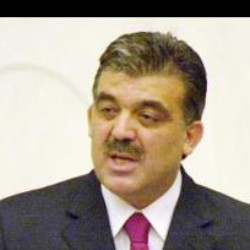
#> input picture project-3/dataset/LFW_Test/Abdullah_Gul/Abdullah_Gul_0001.jpg, 250 x 250 px; its folder holds only this picture in this run
$ python task_three.py
#> lines starting #> are read from the running program, lines starting #| are printed output that depends on the picture
import os
import numpy as np
from PIL import Image
import matplotlib.pyplot as plt

IMAGE_DIR = 'dataset/LFW_Test'  #'training-images'
MODE = 'Train'
DEFAULT_SIZE = [250, 250]

def read_images(image_path=IMAGE_DIR, default_size=DEFAULT_SIZE, mode=MODE):
#> called with image_path = 'dataset/LFW_Test', mode = 'Train'
    images = []
    images_names = []
    image_dirs = [image for image in os.listdir(image_path) if not image.startswith('.')]
    for image_dir in image_dirs:
        dir_path = os.path.join(image_path, image_dir)
        image_names = [image for image in os.listdir(dir_path) if not image.startswith('.')]
        counter = 0;
        for image_name in image_names:
            # in training faces we pick only the first 5
            if mode == 'Train':
                if counter < 5:

                    image = Image.open (os.path.join(dir_path, image_name))
#> image is the input picture: PIL image 250x250 RGB; mean R, G, B 167.3, 156, 142.1
                    image = image.convert ("L")
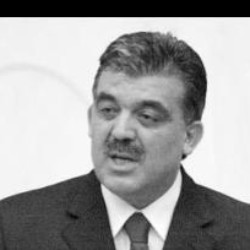
#> image: PIL image 250x250 L; min 0, max 255, mean 157.8
                    # resize to given size (if given )
                    if (default_size is not None ):
                        image = image.resize (default_size , Image.LANCZOS )
                    images.append(np.asarray (image , dtype =np. uint8 ))
                    images_names.append(image_dir)
            else:

                if counter > 4:
                    image = Image.open (os.path.join(dir_path, image_name))
                    image = image.convert ("L")
                    # resize to given size (if given )
                    if (default_size is not None ):
                        image = image.resize (default_size , Image.LANCZOS )
                    images.append(np.asarray (image , dtype =np. uint8 ))
                    images_names.append(image_dir)

            counter+=1
#> pass 2 of the loop in read_images, `for image_dir in image_dirs:`:
#> image_names = ['Arnold_Schwarzenegger_0006.jpg']
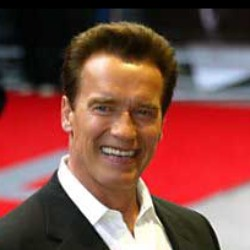
#> input picture project-3/dataset/LFW_Test/Arnold_Schwarzenegger/Arnold_Schwarzenegger_0006.jpg, 250 x 250 px
#> in read_images, image is the input picture: PIL image 250x250 RGB; mean R, G, B 129.8, 75.8, 68.5
#> in read_images, `image = image.convert ("L")`:
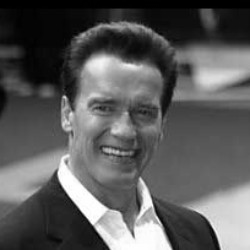
#> image: PIL image 250x250 L; min 0, max 255, mean 91.1
    return [images,images_names]

def as_row_matrix (X):
    if len (X) == 0:
        return np. array ([])
    mat = np. empty ((0 , X [0].size ), dtype =X [0]. dtype )
    for row in X:
        mat = np.vstack(( mat , np.asarray( row ).reshape(1 , -1))) # 1 x r*c
    return mat

[X, y] = read_images()
#> X = 2 items; y = ['Abdullah_Gul', 'Arnold_Schwarzenegger']
average_weight_matrix = np.reshape(as_row_matrix(X).mean( axis =0), X[0].shape)
#> the loop in as_row_matrix, `for row in X:` made 2 passes
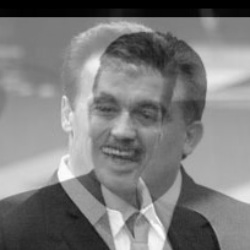
#> average_weight_matrix: shape (250, 250) float64; min 0, max 253, mean 124.5
#> the loop in as_row_matrix (call 2), `for row in X:` made 2 passes
plt.imshow(average_weight_matrix, cmap=plt.cm.gray)
plt.title("Mean Face")
plt.show()


def get_number_of_components_to_preserve_variance(eigenvalues, variance=.95):
    for ii, eigen_value_cumsum in enumerate(np.cumsum(eigenvalues) / np.sum(eigenvalues)):
        if eigen_value_cumsum > variance:
            return ii
def pca (X, y, num_components =0):
#> called with X = array of shape (2, 62500), num_components = 0
    [n,d] = X.shape
#> n = 2; d = 62500
    if ( num_components <= 0) or ( num_components >n):
        num_components = n
#> num_components = 2
        mu = X.mean( axis =0)
        X = X - mu
    if n>d:
        C = np.dot(X.T,X) # Covariance Matrix
        [ eigenvalues , eigenvectors ] = np.linalg.eigh(C)
    else :
        C = np.dot (X,X.T) # Covariance Matrix
#> C = [[245676891, -245676891], [-245676891, 245676891]]
        [ eigenvalues , eigenvectors ] = np.linalg.eigh(C)
#> eigenvalues = [0, 491353782]; eigenvectors = [[-0.707, -0.707], [-0.707, 0.707]]
        eigenvectors = np.dot(X.T, eigenvectors )
#> eigenvectors = 62500 pairs, first value -6.88e-15 to 7.11e-15, second value -172.5 to 157.7
        for i in range (n):
            eigenvectors [:,i] = eigenvectors [:,i]/ np.linalg.norm( eigenvectors [:,i])
#> after the loop, eigenvectors = 62500 pairs, first value -0.0131 to 0.0135, second value -0.00778 to 0.00711
    # sort eigenvectors descending by their eigenvalue
    idx = np.argsort (- eigenvalues )
#> idx = [1, 0]
    eigenvalues = eigenvalues [idx ]
#> eigenvalues = [491353782, 0]
    eigenvectors = eigenvectors [:, idx ]
#> eigenvectors = 62500 pairs, first value -0.00778 to 0.00711, second value -0.0131 to 0.0135
    num_components = get_number_of_components_to_preserve_variance(eigenvalues)
#> the loop in get_number_of_components_to_preserve_variance, `for ii, eigen_value_cumsum in enumerate(np.cumsum(eigenvalues) / np.su..` made 1 pass
#> (ii, eigen_value_cumsum) on pass 1: (0, 1)
#> num_components = 0
    # select only num_components
    eigenvalues = eigenvalues [0: num_components ].copy ()
#> eigenvalues = empty array
    eigenvectors = eigenvectors [: ,0: num_components ].copy ()
#> eigenvectors = empty array
    return [ eigenvalues , eigenvectors , mu]

[eigenvalues, eigenvectors, mean] = pca (as_row_matrix(X), y)
#> eigenvalues = empty array; eigenvectors = empty array


def subplot ( title , images , rows , cols , sptitle ="", sptitles =[] , colormap = plt.cm.gray, filename = None, figsize = (10, 10) ):
    fig = plt.figure(figsize = figsize)
    # main title
    fig.text (.5 , .95 , title , horizontalalignment ="center")
    for i in range ( len ( images )):
        ax0 = fig.add_subplot( rows , cols ,( i +1))
        plt.setp ( ax0.get_xticklabels() , visible = False )
        plt.setp ( ax0.get_yticklabels() , visible = False )
        if len ( sptitles ) == len ( images ):
            plt.title("%s #%s" % ( sptitle , str ( sptitles [i ]) )  )
        else:
            plt.title("%s #%d" % ( sptitle , (i +1) )  )
        plt.imshow(np.asarray(images[i]) , cmap = colormap )

    plt.show()


E = []
number = eigenvectors.shape[1]
#> number = 0
for i in range (min(number, 16)):
    e = eigenvectors[:,i].reshape(X[0].shape )
    E.append(np.asarray(e))
#> after the loop, E = []
# plot them and store the plot to " python_eigenfaces .pdf"
subplot ( title ="Eigenfaces", images=E, rows =4, cols =4, colormap =plt.cm.gray , filename ="python_pca_eigenfaces.png")


def get_eigen_value_distribution(eigenvectors):
    return np.cumsum(eigenvectors) / np.sum(eigenvectors)

def plot_eigen_value_distribution(eigenvectors, interval):
    plt.scatter(interval, get_eigen_value_distribution(eigenvectors)[interval])

plot_eigen_value_distribution(eigenvalues, range(0, number))
plt.title("Cumulative sum of the first {0} eigenvalues".format(number))
plt.show()
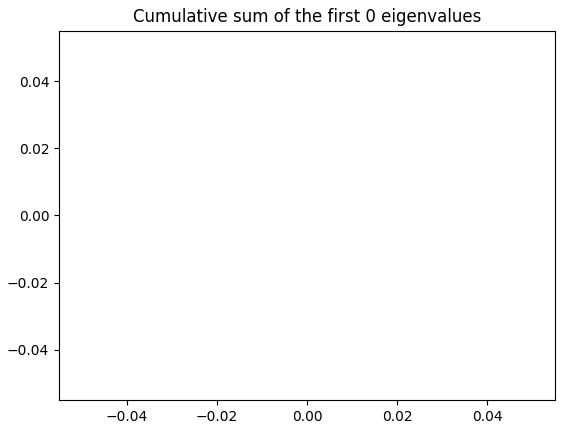
#> figure drawn by matplotlib, 1 panel


def project (W , X , mu):
    return np.dot (X - mu , W)
def reconstruct (W , Y , mu) :
    return np.dot (Y , W.T) + mu


[X_small, y_small] = read_images(mode='Test')
#> pass 2 of the loop in read_images, `for image_dir in image_dirs:`:
[eigenvalues_small, eigenvectors_small, mean_small] = pca (as_row_matrix(X_small), y_small)
#> (the run stopped early here; a loop or call above may not have finished)
